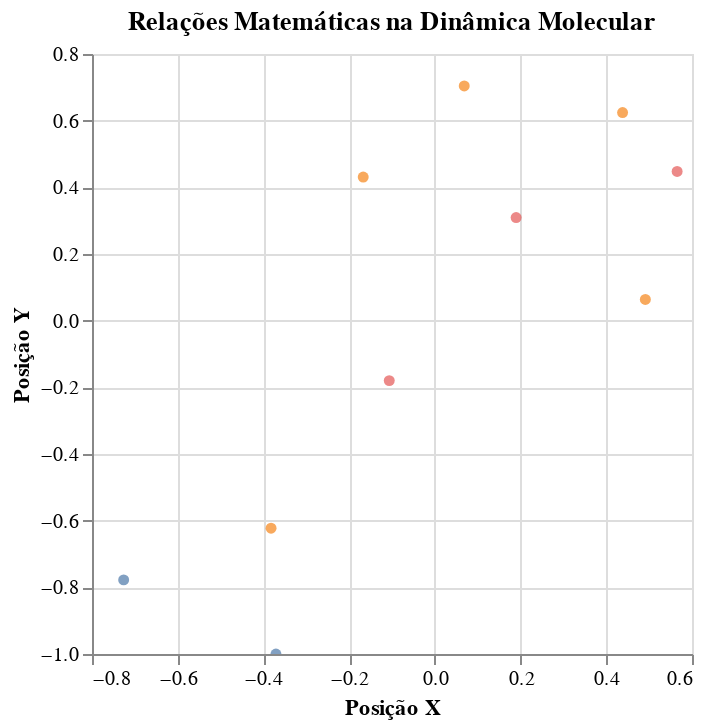

Notebook code cell kept with this figure:
### Code cell
import altair as alt
import networkx as nx

# alt.renderers.enable('default')  # Enable the default renderer

# Data for the graph
nodes = [
    {"id": "Mecânica Clássica", "group": "Física"},
    {"id": "Mecânica Quântica", "group": "Física"},
    {"id": "Cálculo Diferencial e Integral", "group": "Matemática"},
    {"id": "Álgebra Linear", "group": "Matemática"},
    {"id": "Estatística e Probabilidade", "group": "Matemática"},
    {"id": "Geometria Diferencial", "group": "Matemática"},
    {"id": "Teoria dos Grafos", "group": "Matemática"},
    {"id": "Sim. Monte Carlo", "group": "Métodos"},
    {"id": "Dinâmica Molecular", "group": "Métodos"},
    {"id": "Integração Numérica", "group": "Métodos"},
]

edges = [
    {"source": "Mecânica Clássica", "target": "Cálculo Diferencial e Integral"},
    {"source": "Mecânica Quântica", "target": "Cálculo Diferencial e Integral"},
    {"source": "Cálculo Diferencial e Integral", "target": "Integração Numérica"},
    {"source": "Integração Numérica", "target": "Dinâmica Molecular"},
    {"source": "Álgebra Linear", "target": "Dinâmica Molecular"},
    {"source": "Estatística e Probabilidade", "target": "Sim. Monte Carlo"},
    {"source": "Estatística e Probabilidade", "target": "Dinâmica Molecular"},
    {"source": "Geometria Diferencial", "target": "Dinâmica Molecular"},
    {"source": "Teoria dos Grafos", "target": "Dinâmica Molecular"},
    {"source": "Sim. Monte Carlo", "target": "Dinâmica Molecular", "relationship": "complementar"},
]

# Criar grafo NetworkX para layout
G = nx.Graph()
for node in nodes:
    G.add_node(node['id'], group=node['group'])
for edge in edges:
    G.add_edge(edge['source'], edge['target'], relationship=edge.get('relationship', None))

# Calcular posições dos nós usando um algoritmo de layout
pos = nx.spring_layout(G, seed=42)  # Você pode experimentar com diferentes layouts

# Adicionar posições aos nós
for node in nodes:
    node['x'], node['y'] = pos[node['id']]

# Criar gráfico Altair
base = alt.Chart(alt.Data(values=nodes)).mark_circle().encode(
    x=alt.X('x:Q', axis=alt.Axis(title='Posição X')),  # Eixo X com título
    y=alt.Y('y:Q', axis=alt.Axis(title='Posição Y')),  # Eixo Y com título
    color=alt.Color('group:N', legend=None),
    tooltip=['id:N', 'group:N']
).properties(
    title='Relações Matemáticas na Dinâmica Molecular'  # Título do gráfico
).interactive()

edges_chart = alt.Chart(alt.Data(values=edges)).mark_line(point=True).encode(
    x=alt.X('source.x:Q', axis=alt.Axis(title='')),  # Eixo X sem título (compartilhado)
    y=alt.Y('source.y:Q', axis=alt.Axis(title='')),  # Eixo Y sem título (compartilhado)
    x2=alt.X2('target.x:Q'),
    y2=alt.Y2('target.y:Q'),
    detail='relationship:N',
    color=alt.condition(
        alt.datum.relationship == "complementar",
        alt.value("blue"),
        alt.value("grey"),
    ),
    # Modificar tooltip para mostrar relacionamento apenas se existir
    tooltip=[
        alt.Tooltip("source:N", title="Source"),
        alt.Tooltip("target:N", title="Target"),
        alt.Tooltip(
            field='relationship',
            type='nominal',
            title='Relationship',
        ),
    ],
).transform_filter(
    'datum.relationship'  # Filtrar relacionamentos nulos
)

chart = alt.layer(base, edges_chart).resolve_scale(
    x='shared',
    y='shared'
)

# Salvar o gráfico em um arquivo JSON
chart.save('grafo_relacoes_dinamica_molecular.json')

# Exibir o gráfico
chart

### Figure 1 — Vega-Lite specification as saved in the notebook (floating-point values rounded to 4 significant figures)
{"config": {"view": {"continuousWidth": 300, "continuousHeight": 300}}, "layer": [{"data": {"values": [{"id": "Mecânica Clássica", "group": "Física", "x": -0.7261, "y": -0.7777}, {"id": "Mecânica Quântica", "group": "Física", "x": -0.3708, "y": -1.0}, {"id": "Cálculo Diferencial e Integral", "group": "Matemática", "x": -0.3822, "y": -0.6226}, {"id": "Álgebra Linear", "group": "Matemática", "x": -0.1672, "y": 0.431}, {"id": "Estatística e Probabilidade", "group": "Matemática", "x": 0.438, "y": 0.6245}, {"id": "Geometria Diferencial", "group": "Matemática", "x": 0.06854, "y": 0.7041}, {"id": "Teoria dos Grafos", "group": "Matemática", "x": 0.4912, "y": 0.06361}, {"id": "Sim. Monte Carlo", "group": "Métodos", "x": 0.5653, "y": 0.4476}, {"id": "Dinâmica Molecular", "group": "Métodos", "x": 0.1897, "y": 0.3094}, {"id": "Integração Numérica", "group": "Métodos", "x": -0.1064, "y": -0.1799}]}, "mark": {"type": "circle"}, "encoding": {"color": {"field": "group", "legend": null, "type": "nominal"}, "tooltip": [{"field": "id", "type": "nominal"}, {"field": "group", "type": "nominal"}], "x": {"axis": {"title": "Posição X"}, "field": "x", "type": "quantitative"}, "y": {"axis": {"title": "Posição Y"}, "field": "y", "type": "quantitative"}}, "name": "view_1", "title": "Relações Matemáticas na Dinâmica Molecular"}, {"data": {"values": [{"source": "Mecânica Clássica", "target": "Cálculo Diferencial e Integral"}, {"source": "Mecânica Quântica", "target": "Cálculo Diferencial e Integral"}, {"source": "Cálculo Diferencial e Integral", "target": "Integração Numérica"}, {"source": "Integração Numérica", "target": "Dinâmica Molecular"}, {"source": "Álgebra Linear", "target": "Dinâmica Molecular"}, {"source": "Estatística e Probabilidade", "target": "Sim. Monte Carlo"}, {"source": "Estatística e Probabilidade", "target": "Dinâmica Molecular"}, {"source": "Geometria Diferencial", "target": "Dinâmica Molecular"}, {"source": "Teoria dos Grafos", "target": "Dinâmica Molecular"}, {"source": "Sim. Monte Carlo", "target": "Dinâmica Molecular", "relationship": "complementar"}]}, "mark": {"type": "line", "point": true}, "encoding": {"color": {"condition": {"test": "(datum.relationship === 'complementar')", "value": "blue"}, "value": "grey"}, "detail": {"field": "relationship", "type": "nominal"}, "tooltip": [{"field": "source", "title": "Source", "type": "nominal"}, {"field": "target", "title": "Target", "type": "nominal"}, {"field": "relationship", "title": "Relationship", "type": "nominal"}], "x": {"axis": {"title": ""}, "field": "source.x", "type": "quantitative"}, "x2": {"field": "target.x"}, "y": {"axis": {"title": ""}, "field": "source.y", "type": "quantitative"}, "y2": {"field": "target.y"}}, "transform": [{"filter": "datum.relationship"}]}], "params": [{"name": "param_1", "select": {"type": "interval", "encodings": ["x", "y"]}, "bind": "scales", "views": ["view_1"]}], "resolve": {"scale": {"x": "shared", "y": "shared"}}, "$schema": "https://vega.github.io/schema/vega-lite/v5.17.0.json"}
